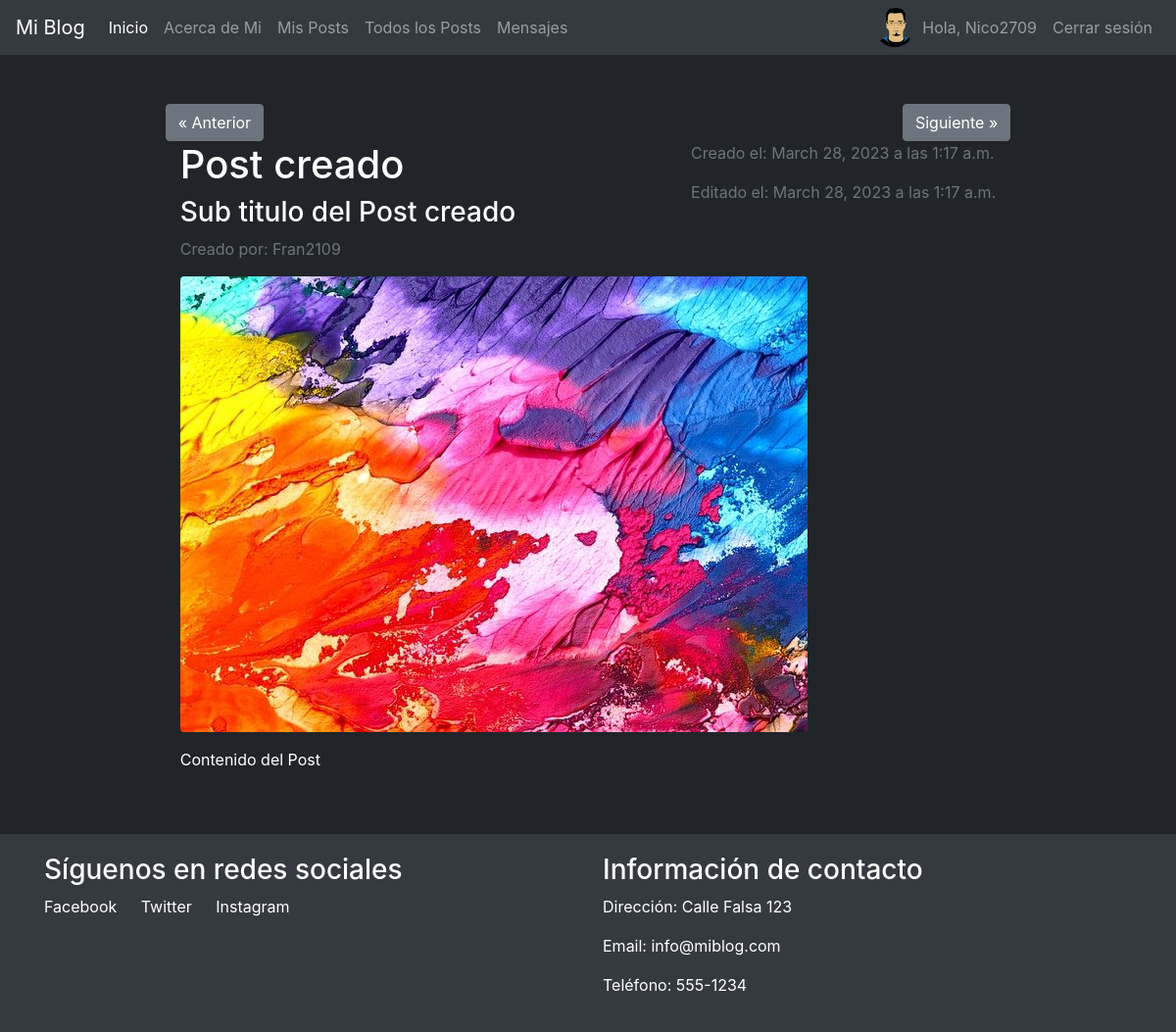
Page /PostsApp/postDetalle/11/ (signed in) on the committed database.
### UsersApp/models.py (models this page shows, shortened)
class Profile(models.Model):
    user = models.OneToOneField(User, on_delete=models.CASCADE)
    avatar = models.ImageField(upload_to='avatares/', null=True, blank = True)
    link = models.URLField(blank=True)

### PostsApp/models.py (models this page shows, shortened)
class Post(models.Model):
    author = models.ForeignKey(Profile, on_delete=models.CASCADE)
    titulo = models.CharField(max_length=255)
    subtitulo = models.CharField(max_length=255)
    contenido = models.TextField()
    fecha_creacion = models.DateTimeField(auto_now_add=True)
    fecha_modificacion = models.DateTimeField(auto_now=True)
    fondo = models.ImageField(upload_to='fondo/', null=True, blank = True)

### PostsApp/views.py (the view)
# urls.py: path('postDetalle/<int:pk>/', PostDetalle.as_view(), name="PostDetalle"),
class PostDetalle(DetailView):
    model = Post
    template_name = 'post_detalle.html'
    def get_context_data(self, *args, **kwargs):
        posts = Post.objects.order_by('-fecha_creacion', "titulo")
        post = get_object_or_404(Post, id=self.kwargs['pk'])
        post_index = list(posts).index(post)
        anterior_post = None
        posterior_post = None
        if post_index > 0:
            anterior_post = posts[post_index - 1]
        if post_index < len(posts) - 1:
            posterior_post = posts[post_index + 1]
        context = super().get_context_data(*args, **kwargs)
        context['post'] = post
        context['anterior_post'] = anterior_post
        context['posterior_post'] = posterior_post
        return context

### PostsApp/templates/post_detalle.html
{% extends 'base.html' %}
{% block content %}
    <div class="row">
        {% if anterior_post %}
            <a href="{% url 'PostsApp:PostDetalle' anterior_post.id %}" class="btn btn-secondary">&laquo; Anterior</a>
        {% endif %}
        {% if posterior_post %}
            <a href="{% url 'PostsApp:PostDetalle' posterior_post.id %}" class="btn btn-secondary ml-auto">Siguiente &raquo;</a>
        {% endif %}
        <div class="col-md-12">
            <div class="d-flex justify-content-between">
                <div class="d-flex flex-column">
                    <h1>{{ post.titulo }}</h1>
                    <h3>{{ post.subtitulo }}</h3>
                </div>
                <div class="d-flex flex-column">
                    <p class="text-muted">Creado el: {{ post.fecha_creacion|date }} a las {{ post.fecha_creacion|time }}</p>
                    <p class="text-muted">Editado el: {{ post.fecha_modificacion|date }} a las {{ post.fecha_modificacion|time }}</p>
                </div>
            </div>
            <p class="text-muted">Creado por: {{ post.author.user.username }}</p>
            {% if post.fondo %}
                <img class="img-fluid rounded mb-3" src="{{ post.fondo.url }}" alt="{{ post.titulo }}">
            {% endif %}
            <p>{{ post.contenido|safe }}</p>
        </div>
    </div>
{% endblock %}

### MainApp/templates/base.html (shortened to what this page needs)
<!DOCTYPE html>
<html>
<head>
	<link rel="stylesheet" href="https://cdnjs.cloudflare.com/ajax/libs/twitter-bootstrap/4.6.0/css/bootstrap.min.css">
</head>
<body>
	<nav class="navbar navbar-expand-md navbar-dark bg-dark sticky-top">
		<a class="navbar-brand" href="{% url 'MainApp:Inicio' %}">Mi Blog</a>
		<div class="collapse navbar-collapse" id="navbarNav">
			<ul class="navbar-nav">
				<li class="nav-item active">
					<a class="nav-link" href="{% url 'MainApp:Inicio' %}">Inicio</a>
				</li>
				<li class="nav-item">
					<a class="nav-link" href="{% url 'UsersApp:AcercaDeMi' %}">Acerca de Mi</a>
				</li>
				{% if request.user.is_authenticated %}
					<li class="nav-item">
						<a class="nav-link" href="{% url 'PostsApp:ListaMisPosts' %}">Mis Posts</a>
					</li>
				{% endif %}
				<li class="nav-item">
					<a class="nav-link" href="{% url 'PostsApp:ListaPosts' %}">Todos los Posts</a>
				</li>
				{% if request.user.is_authenticated %}
					<li class="nav-item">
						<a class="nav-link" href="{% url 'MessagesApp:ListaMensajes' %}">Mensajes</a>
					</li>
				{% endif %}
			</ul>
            <ul class="navbar-nav ml-auto">
				{% if request.user.is_authenticated %}
					<li class="nav-item">
						<img src="{{ user.profile.avatar.url }}" alt="Avatar" class="rounded-circle" style="width: 40px; height: 40px; object-fit: cover;">
					</li>
					<li class="nav-item">
						<a class="nav-link" href="{% url 'UsersApp:InformacionPerfil' %}">Hola, {{user.username}}</a>
					</li>
					<li class="nav-item">
						<a class="nav-link" href="{% url 'UsersApp:Logout' %}">Cerrar sesión</a>
					</li>
				{% endif %}
			</ul>
		</div>
	</nav>
	<div class="container d-flex justify-content-center" style="margin-top: 50px; margin-bottom: 50px; padding-bottom: 200px;">
        <div class="d-flex flex-column w-75">
			{% block content %}
			{% endblock %}
		</div>
    </div>
	<footer class="footer fixed-bottom bg-dark text-white">
		<div class="container">
			<div class="row">
				<div class="col-md-6">
					<h3>Síguenos en redes sociales</h3>
					<ul>
						<li><a href="#">Facebook</a></li>
						<li><a href="#">Twitter</a></li>
						<li><a href="#">Instagram</a></li>
					</ul>
				</div>
				<div class="col-md-6">
					<h3>Información de contacto</h3>
					<p>Dirección: Calle Falsa 123</p>
					<p>Email: info@miblog.com</p>
					<p>Teléfono: 555-1234</p>
				</div>
			</div>
        </div>
    </footer>
</body>
</html>

### rows in the picture
Post: titulo "Post creado", subtitulo "Sub titulo del Post creado", fecha_creacion "March 28, 2023", fecha_creacion "1:17 a.m.", fecha_modificacion "March 28, 2023", fecha_modificacion "1:17 a.m.", author.user.username "Fran2109", fondo (picture), contenido "Contenido del Post"

### other values in the picture
{{ user.username }} "Nico2709"
